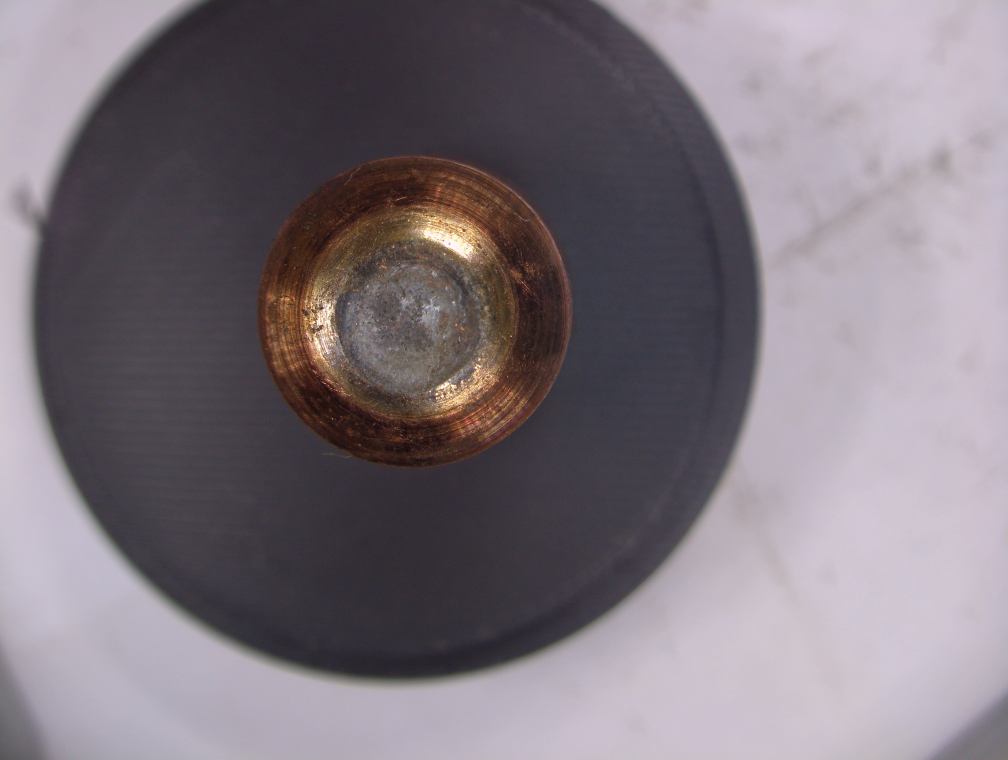
#> input picture diametro_eletrodo/images/quatrotampa_ct-155.jpg, 4032 x 3040 px, found by its file name (shown at 1/4 size); its folder holds only this picture in this run
$ python main.py
#> lines starting #> are read from the running program, lines starting #| are printed output that depends on the picture; after the words box and inside, x2 and y2 are one past the last pixel; in counts of white or black regions, pixels touching at a corner belong together
import cv2
import numpy as np
import os


class SubPixelEdge:
    def __init__(self, path):
        self.path = path
        self.files = os.listdir(self.path)
        self.index = 0
        self.window = 'eletrodo'

        # criar janela de controle
        cv2.namedWindow("controls")

        # trackbars
        cv2.createTrackbar("blur", "controls", 1, 10, lambda x: None)
        cv2.createTrackbar("canny1", "controls", 50, 255, lambda x: None)
        cv2.createTrackbar("canny2", "controls", 150, 255, lambda x: None)

        cv2.createTrackbar("hough_param2", "controls", 30, 100, lambda x: None)
        cv2.createTrackbar("minR", "controls", 50, 500, lambda x: None)
        cv2.createTrackbar("maxR", "controls", 300, 800, lambda x: None)

        cv2.createTrackbar("roi_min_%", "controls", 60, 100, lambda x: None)
        cv2.createTrackbar("roi_max_%", "controls", 95, 100, lambda x: None)

        cv2.createTrackbar("rays", "controls", 360, 1000, lambda x: None)

    def get_params(self):
        blur = cv2.getTrackbarPos("blur", "controls")
        blur = max(1, blur)
        if blur % 2 == 0:
            blur += 1

        params = {
            "blur": blur,
            "canny1": cv2.getTrackbarPos("canny1", "controls"),
            "canny2": cv2.getTrackbarPos("canny2", "controls"),
            "hough_param2": cv2.getTrackbarPos("hough_param2", "controls"),
            "minR": cv2.getTrackbarPos("minR", "controls"),
            "maxR": cv2.getTrackbarPos("maxR", "controls"),
            "roi_min": cv2.getTrackbarPos("roi_min_%", "controls") / 100.0,
            "roi_max": cv2.getTrackbarPos("roi_max_%", "controls") / 100.0,
            "rays": max(10, cv2.getTrackbarPos("rays", "controls")),
        }

        return params

    def preprocess(self, img, blur):
        gray = cv2.cvtColor(img, cv2.COLOR_BGR2GRAY)
        blur_img = cv2.GaussianBlur(gray, (blur, blur), 0)
        return blur_img

    def detect_outer_circle(self, img, params):
        edges = cv2.Canny(img, params["canny1"], params["canny2"])

        circles = cv2.HoughCircles(
            img,
            cv2.HOUGH_GRADIENT,
            dp=1.2,
            minDist=100,
            param1=100,
            param2=params["hough_param2"],
            minRadius=params["minR"],
            maxRadius=params["maxR"]
        )

        if circles is not None:
            circles = np.uint16(np.around(circles))
            c = circles[0][0]
            return (c[0], c[1], c[2]), edges

        return None, edges

    def create_annular_mask(self, shape, cx, cy, r_ext, params):
        h, w = shape

        Y, X = np.ogrid[:h, :w]
        dist = np.sqrt((X - cx)**2 + (Y - cy)**2)

        r_min = params["roi_min"] * r_ext
        r_max = params["roi_max"] * r_ext

        mask = (dist >= r_min) & (dist <= r_max)
        return mask.astype(np.uint8) * 255

    def radial_sampling(self, img, cx, cy, r_ext, params):
        h, w = img.shape
        points = []

        for theta in np.linspace(0, 2*np.pi, params["rays"]):
            for r in np.linspace(params["roi_min"]*r_ext,
                                 params["roi_max"]*r_ext, 80):

                x = int(cx + r * np.cos(theta))
                y = int(cy + r * np.sin(theta))

                if 0 <= x < w and 0 <= y < h:
                    points.append((x, y))

        return points

    def draw(self, img, circle, edges, mask, points):
        vis = img.copy()

        # edges
        edges_col = cv2.cvtColor(edges, cv2.COLOR_GRAY2BGR)
        vis = cv2.addWeighted(vis, 0.7, edges_col, 0.3, 0)

        # círculo
        if circle:
            cx, cy, r = circle
            cv2.circle(vis, (cx, cy), r, (0, 255, 0), 2)
            cv2.circle(vis, (cx, cy), 3, (0, 0, 255), -1)

        # máscara
        colored_mask = cv2.applyColorMap(mask, cv2.COLORMAP_JET)
        vis = cv2.addWeighted(vis, 0.8, colored_mask, 0.2, 0)

        # pontos
        for (x, y) in points[::100]:
            cv2.circle(vis, (x, y), 1, (255, 0, 0), -1)

        return vis

    def process(self, img):
        params = self.get_params()

        pre = self.preprocess(img, params["blur"])

        circle, edges = self.detect_outer_circle(pre, params)

        if circle is None:
            return img

        cx, cy, r = circle

        mask = self.create_annular_mask(pre.shape, cx, cy, r, params)

        points = self.radial_sampling(pre, cx, cy, r, params)

        vis = self.draw(img, circle, edges, mask, points)

        return vis

    def run(self):
        while True:
            path = os.path.join(self.path, self.files[self.index])
            img = cv2.imread(path)
#> img is the input picture: shape (3040, 4032, 3); mean B, G, R 124.7, 116.8, 125.6

            if img is None:
                continue

            img = cv2.resize(img, (1280, 720))
#> img: shape (720, 1280, 3)

            result = self.process(img)
#> in detect_outer_circle, `edges = cv2.Canny(img, params["canny1"], params["canny2"])`:
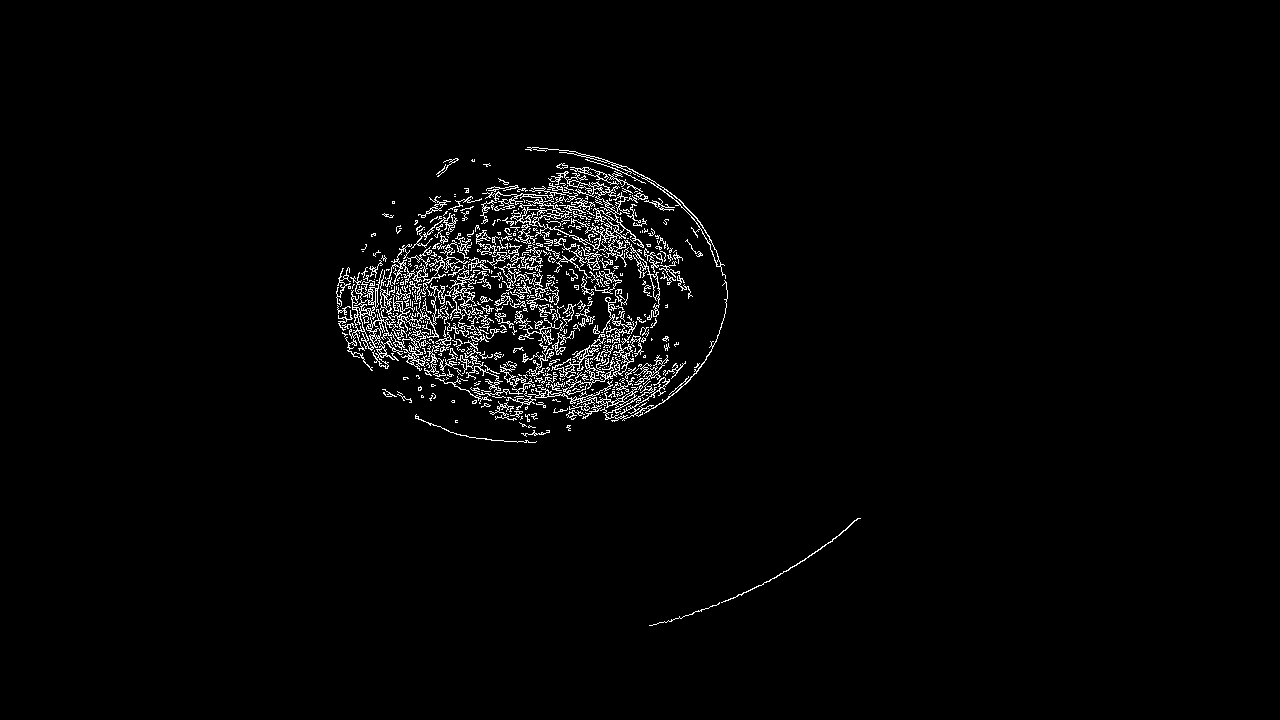
#> edges: shape (720, 1280); 2.2% white in thin lines or dots, all inside (x1, y1, x2, y2) = (336, 147, 861, 626)
#> in detect_outer_circle, `circles = cv2.HoughCircles( img, cv2.HOUGH_GRADIENT, dp=1.2, minDist=1..`: circles = 27 rows, first 8: [519, 295.8, 109.8], [619.8, 297, 105.4], [311.4, 299.4, 267.6], [486.6, 463.8, 181.8], [582.6, 538.2, 299.2], [570.6, 76.2, 299.2], [739.8, 244.2, 209.5], [709.8, 363, 214.8]
#> in detect_outer_circle, `circles = np.uint16(np.around(circles))`: circles = 27 rows, first 8: [519, 296, 110], [620, 297, 105], [311, 299, 268], [487, 464, 182], [583, 538, 299], [571, 76, 299], [740, 244, 209], [710, 363, 215]
#> in detect_outer_circle, `c = circles[0][0]`: c = [519, 296, 110]
#> in process, `circle, edges = self.detect_outer_circle(pre, params)`: circle = (519, 296, 110)
#> in process, `cx, cy, r = circle`: cx = 519; cy = 296; r = 110
#> in create_annular_mask, `dist = np.sqrt((X - cx)**2 + (Y - cy)**2)`:
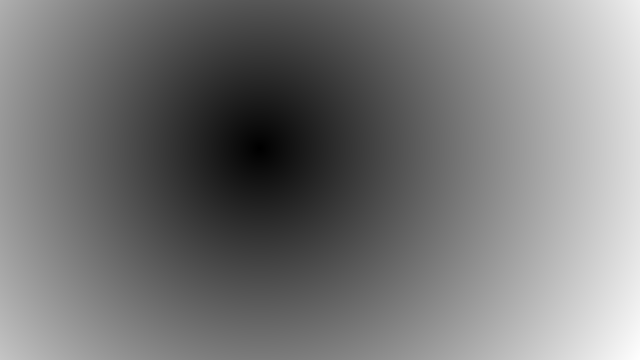
#> dist: shape (720, 1280) float64 (shown at 1/2 size); min 0, max 869.8, mean 406.7; drawn with min black and max white
#> in create_annular_mask, `r_min = params["roi_min"] * r_ext`: r_min = 66
#> in create_annular_mask, `r_max = params["roi_max"] * r_ext`: r_max = 104.5
#> after the loop in radial_sampling, `for theta in np.linspace(0, 2*np.pi, params["rays"]):`: points = 28800 items
#> in draw, `cx, cy, r = circle`: cx = 519; cy = 296; r = 110
#> in draw, `cv2.circle(vis, (cx, cy), r, (0, 255, 0), 2)`:
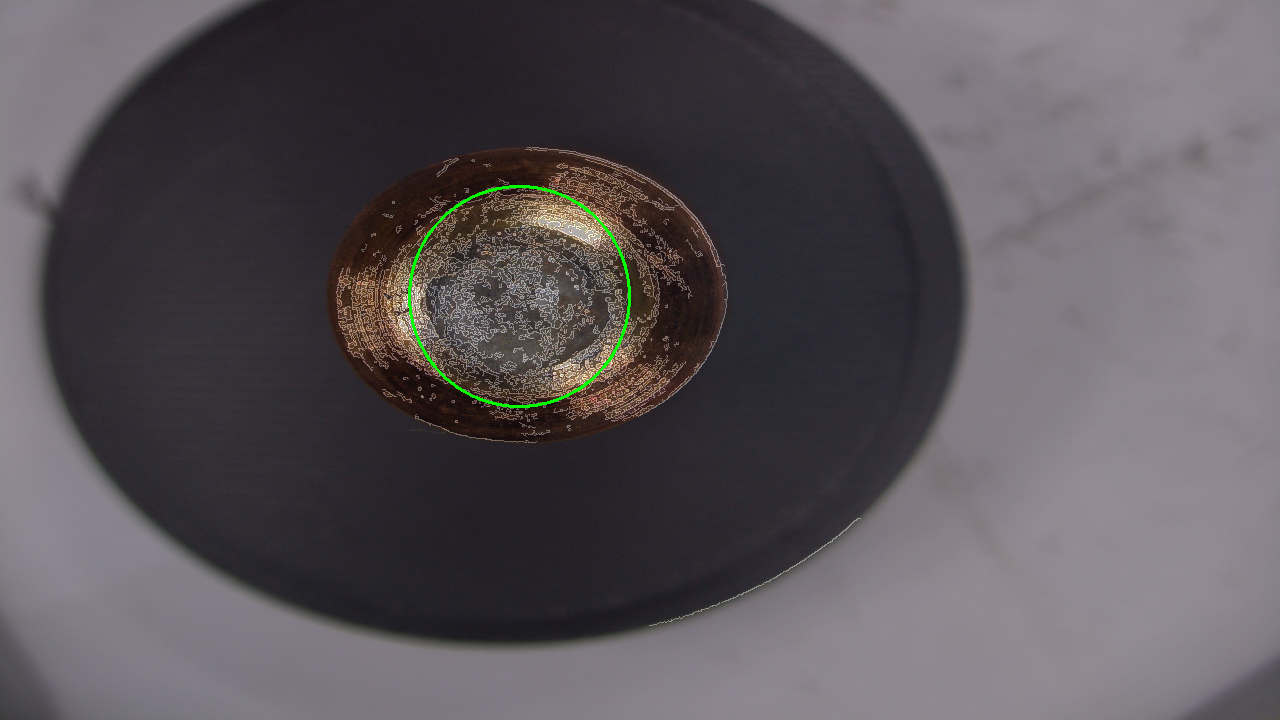
#> vis: shape (720, 1280, 3); mean B, G, R 88.8, 83.8, 89.3
#> in draw, `colored_mask = cv2.applyColorMap(mask, cv2.COLORMAP_JET)`:
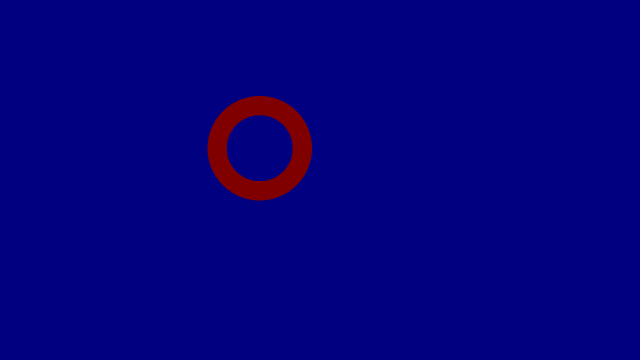
#> colored_mask: shape (720, 1280, 3) (shown at 1/2 size); mean B, G, R 125.1, 0, 2.9
#> the loop in draw, `for (x, y) in points[::100]:` made 288 passes
#> (x, y) on passes 1 to 3: (585, 296), (594, 297), (604, 298)
#> after the loop in draw, `for (x, y) in points[::100]:`:
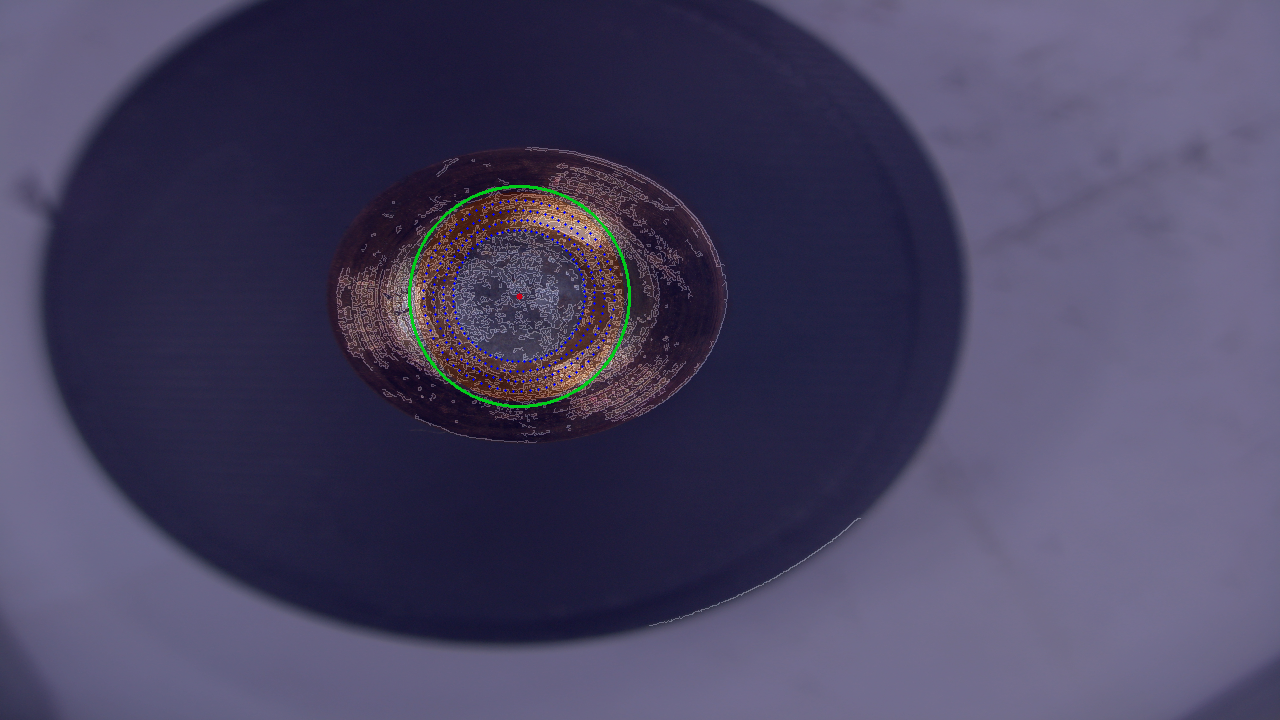
#> vis: shape (720, 1280, 3); mean B, G, R 96.3, 66.9, 71.9

            cv2.imshow(self.window, result)

            key = cv2.waitKey(1) & 0xFF
#> (key q is pressed here)

            if key == ord('d'):
                self.index += 1
            elif key == ord('a'):
                self.index -= 1
            elif key == ord('q'):
                break

            self.index = max(0, min(self.index, len(self.files) - 1))


path = 'diametro_eletrodo/images'
obj = SubPixelEdge(path)
obj.run()
cv2.destroyAllWindows()

$ run again, on diametro_eletrodo/images/quatrotampa_ct-16.jpg
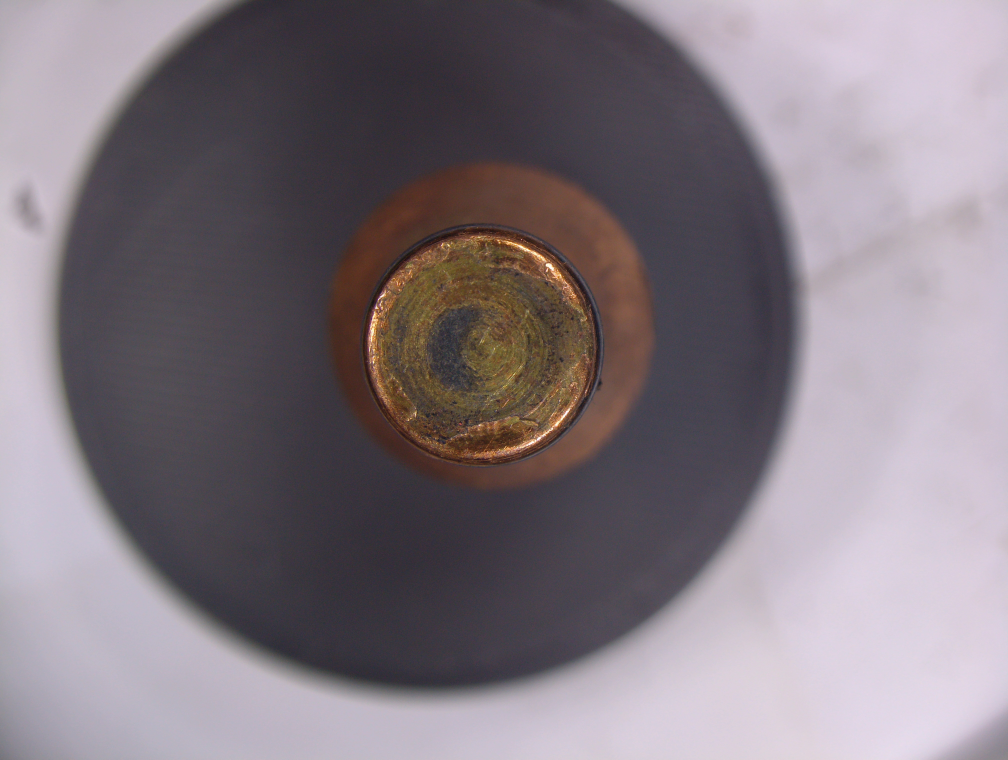
#> input picture diametro_eletrodo/images/quatrotampa_ct-16.jpg, 4032 x 3040 px, found by its file name (shown at 1/4 size)
#> in run, img is the input picture: shape (3040, 4032, 3); mean B, G, R 127.9, 120.3, 129.9
#> img: shape (720, 1280, 3)
#> in detect_outer_circle, `edges = cv2.Canny(img, params["canny1"], params["canny2"])`:
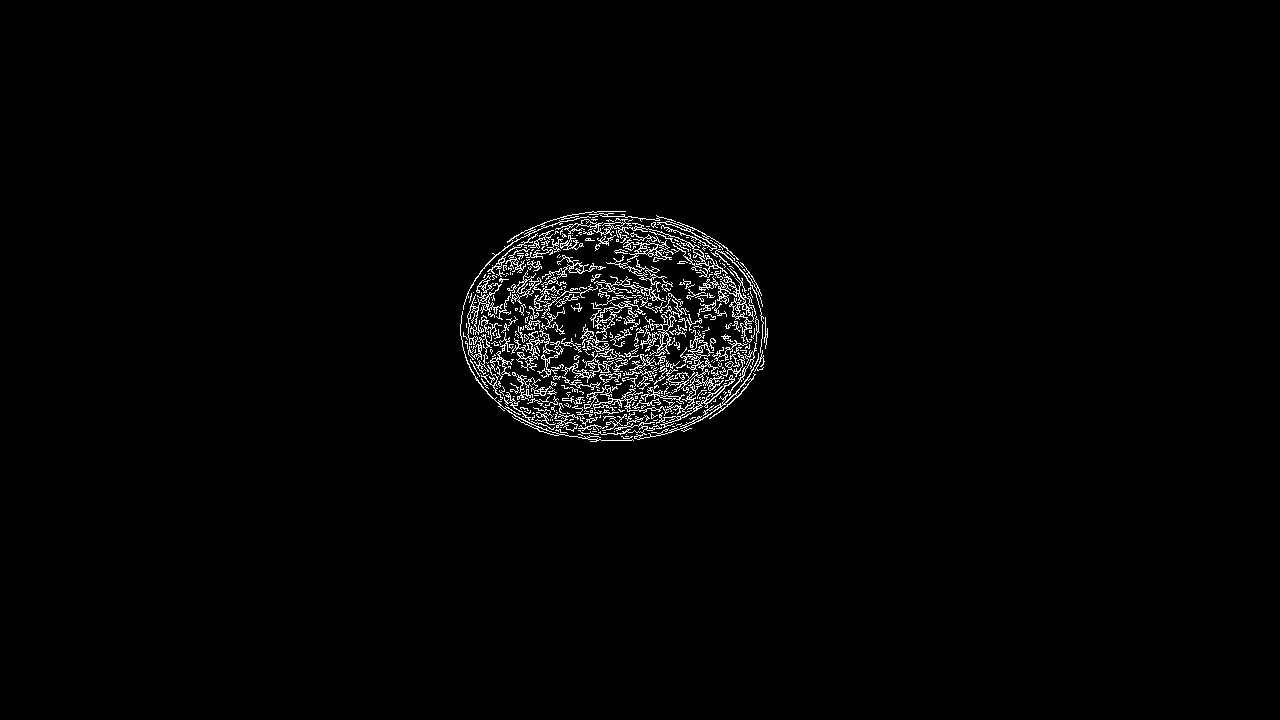
#> edges: shape (720, 1280); 1.8% white in thin lines or dots, all inside (x1, y1, x2, y2) = (460, 211, 768, 442)
#> in detect_outer_circle, `circles = cv2.HoughCircles( img, cv2.HOUGH_GRADIENT, dp=1.2, minDist=1..`: circles = 25 rows, first 8: [589.8, 327, 113.8], [690.6, 323.4, 74.48], [628.2, 154.2, 219], [766.2, 415.8, 173.8], [645, 543, 254.4], [591, 58.2, 287.4], [533.4, 503.4, 214.8], [514.2, 124.2, 271.5]
#> in detect_outer_circle, `circles = np.uint16(np.around(circles))`: circles = 25 rows, first 8: [590, 327, 114], [691, 323, 74], [628, 154, 219], [766, 416, 174], [645, 543, 254], [591, 58, 287], [533, 503, 215], [514, 124, 272]
#> c = [590, 327, 114]
#> circle = (590, 327, 114)
#> in process, `cx, cy, r = circle`: cx = 590; cy = 327; r = 114
#> r_min = 68.4
#> r_max = 108.3
#> mask: shape (720, 1280) bool; 2.4% white; 1 white region, box (x1, y1, x2, y2) and area: (482, 219, 699, 436) 22184
#> after the loop in radial_sampling, `for theta in np.linspace(0, 2*np.pi, params["rays"]):`: points = 28800 items
#> in draw, `cx, cy, r = circle`: cx = 590; cy = 327; r = 114
#> the loop in draw, `for (x, y) in points[::100]:` made 288 passes
#> (x, y) on passes 1 to 3: (658, 327), (668, 328), (678, 330)
#> after the loop in draw, `for (x, y) in points[::100]:`:
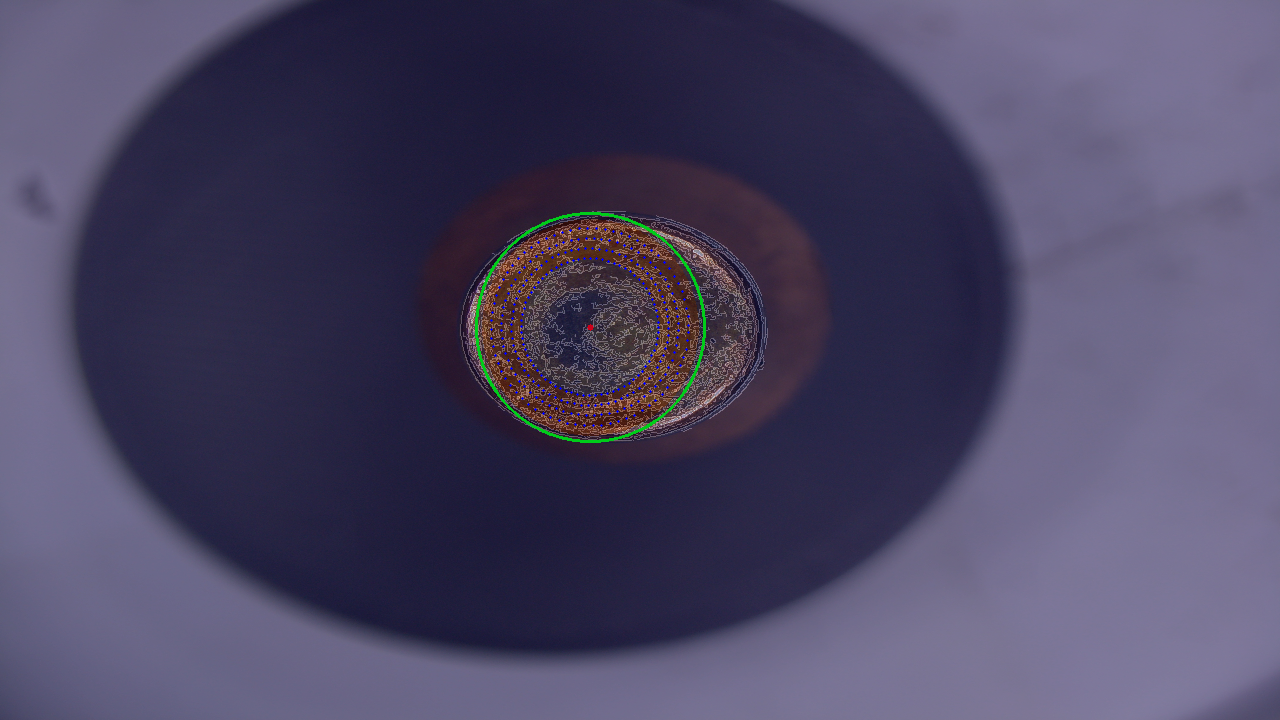
#> vis: shape (720, 1280, 3); mean B, G, R 97.8, 68.6, 74
